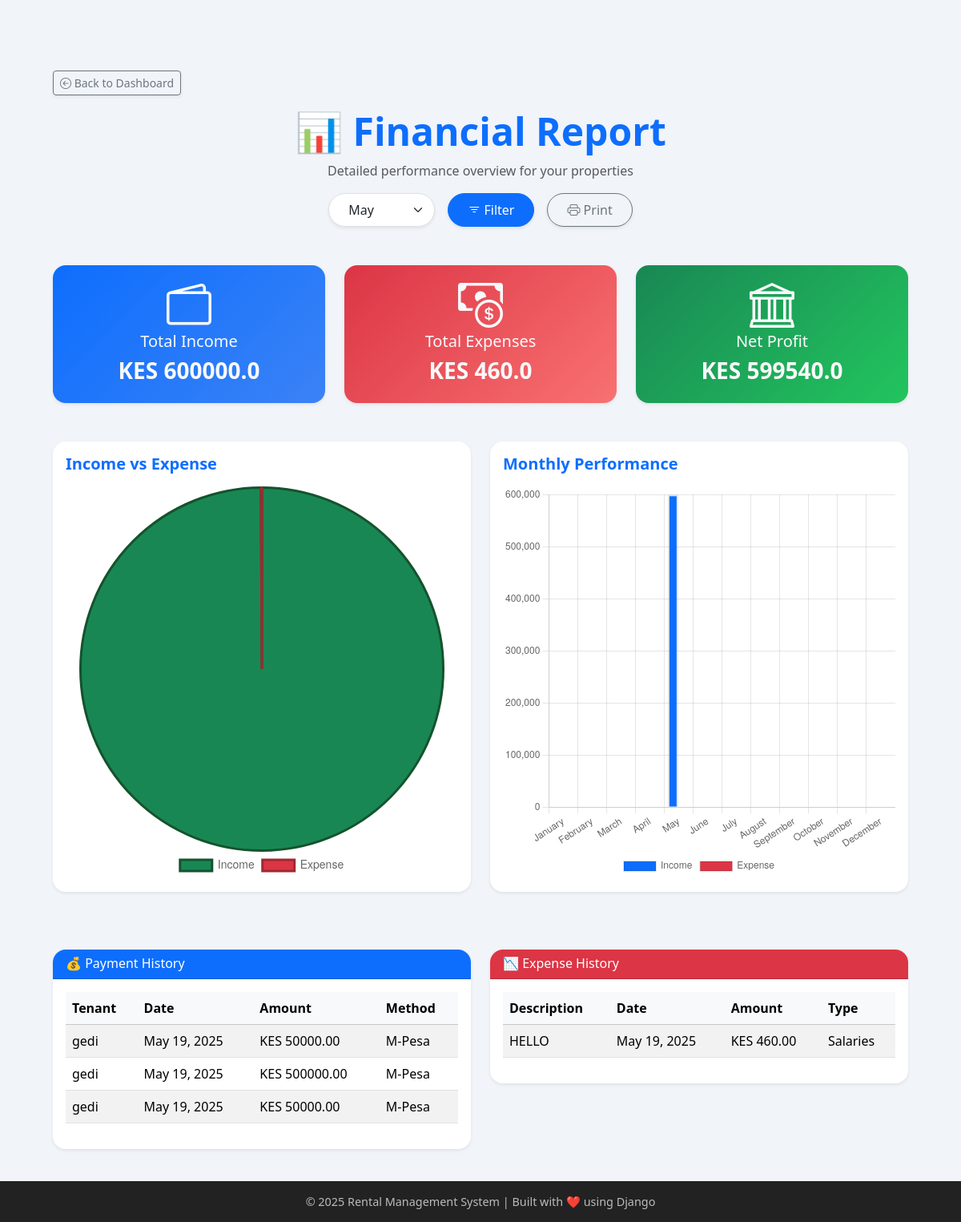
The app's page /financial-report/ (signed in) with its own data.
### users/models.py (models this page shows, shortened)
class Payment(models.Model):
    user = models.ForeignKey(User, on_delete=models.CASCADE, related_name='payment')
    tenant = models.ForeignKey('Tenant', on_delete=models.CASCADE)
    payment_date = models.DateField(default=timezone.now)
    amount_paid = models.DecimalField(max_digits=10, decimal_places=2)
    receipt = models.FileField(upload_to="receipts/", blank=True, null=True)
    PAYMENT_METHODS = [
        ('M-Pesa', 'M-Pesa'),
        ('Bank', 'Bank Transfer'),
        ('Cash', 'Cash'),
    ]
    payment_method = models.CharField(max_length=10, choices=PAYMENT_METHODS)
    STATUS_CHOICES = [
        ('Paid', 'Paid'),
        ('Pending', 'Pending'),
        ('Overdue', 'Overdue'),
    ]
    status = models.CharField(max_length=10, choices=STATUS_CHOICES, default='Pending')

class Tenant(models.Model):
    user = models.ForeignKey(User, on_delete=models.CASCADE, related_name='tenant')
    name = models.CharField(max_length=255)
    email = models.EmailField(unique=True)
    phone = models.CharField(max_length=20)
    property = models.ForeignKey(Property, related_name='tenants', on_delete=models.CASCADE,blank=True,null=True)
    move_in_date = models.DateField()
    rent_amount = models.DecimalField(max_digits=10, decimal_places=2)
    id_document = models.FileField(upload_to='tenant_documents/', blank=True, null=True)
    unit_number = models.CharField(max_length=50, blank=True, null=True)

class Expense(models.Model):
    user = models.ForeignKey(User, on_delete=models.CASCADE, related_name='expense')
    EXPENSE_TYPES = [
        ('Maintenance', 'Maintenance'),
        ('Salaries', 'Salaries'),
        ('Utilities', 'Utilities'),
        ('Repairs', 'Repairs'),
        ('Other', 'Other'),
    ]
    receipt = models.FileField(upload_to="receipts/", blank=True, null=True)
    expense_type = models.CharField(max_length=50, choices=EXPENSE_TYPES)
    amount = models.DecimalField(max_digits=10, decimal_places=2)
    expense_date = models.DateField(default=timezone.now)
    description = models.TextField(blank=True, null=True)

### users/views.py (the view)
# urls.py: path('financial-report/', views.financial_report, name='financial_report'),
@login_required
@login_required
def financial_report(request):
    month = request.GET.get('month')
    try:
        selected_month = int(month) if month else timezone.now().month
    except ValueError:
        selected_month = timezone.now().month
    year = timezone.now().year
    user = request.user  # Get the logged-in user
    payments = Payment.objects.filter(payment_date__month=selected_month, payment_date__year=year, user=user)
    expenses = Expense.objects.filter(expense_date__month=selected_month, expense_date__year=year, user=user)
    total_income = payments.aggregate(total=Sum('amount_paid'))['total'] or 0
    total_expenses = expenses.aggregate(total=Sum('amount'))['total'] or 0
    net_profit = total_income - total_expenses
    total_income = float(total_income)
    total_expenses = float(total_expenses)
    net_profit = float(net_profit)
    monthly_labels = [calendar.month_name[i] for i in range(1, 13)]
    income_data = [
        float(Payment.objects.filter(payment_date__month=i, payment_date__year=year, user=user).aggregate(Sum('amount_paid'))['amount_paid__sum'] or 0)
        for i in range(1, 13)
    ]
    expense_data = [
        float(Expense.objects.filter(expense_date__month=i, expense_date__year=year, user=user).aggregate(Sum('amount'))['amount__sum'] or 0)
        for i in range(1, 13)
    ]
    month_choices = [(i, calendar.month_name[i]) for i in range(1, 13)]
    context = {
        'selected_month': selected_month,
        'month_choices': month_choices,
        'payments': payments,
        'expenses': expenses,
        'report_summary': {
            'total_income': total_income,
            'total_expenses': total_expenses,
            'net_profit': net_profit,
            'chart_labels': json.dumps(monthly_labels),
            'chart_income': json.dumps(income_data),
            'chart_expense': json.dumps(expense_data),
        }
    }
    return render(request, 'tenant/financial_report.html', context)

### users/templates/tenant/financial_report.html (shortened to what this page needs)
{% extends "users/base.html" %}
{% block content %}
<div class="container mt-5 px-3">
    <div class="mb-3">
        <a href="{% url 'dashboard' %}" class="btn btn-sm btn-outline-secondary shadow-sm">
            <i class="bi bi-arrow-left-circle"></i> Back to Dashboard
        </a>
    </div>
    <div class="text-center mb-5">
        <h1 class="fw-bold display-5 text-primary">📊 Financial Report</h1>
        <p class="text-muted">Detailed performance overview for your properties</p>
        <form method="get" class="d-flex flex-column flex-md-row justify-content-center align-items-center gap-3 mt-3">
            <select name="month" class="form-select w-auto shadow-sm rounded-pill px-4 py-2">
                {% for value, name in month_choices %}
                    <option value="{{ value }}" {% if selected_month == value %}selected{% endif %}>{{ name }}</option>
                {% endfor %}
            </select>
            <button type="submit" class="btn btn-primary rounded-pill px-4 py-2 shadow-sm">
                <i class="bi bi-filter"></i> Filter
            </button>
            <button class="btn btn-outline-secondary rounded-pill px-4 py-2 shadow-sm" onclick="window.print(); return false;">
                <i class="bi bi-printer"></i> Print
            </button>
        </form>
    </div>
    <div class="row g-4 mb-5">
        <div class="col-md-4">
            <div class="card shadow-sm border-0 rounded-4" style="background: linear-gradient(135deg, #0d6efd, #3b82f6);">
                <div class="card-body text-center text-light">
                    <i class="bi bi-wallet2 display-4 mb-3"></i>
                    <h5>Total Income</h5>
                    <h3 class="fw-bold">KES {{ report_summary.total_income }}</h3>
                </div>
            </div>
        </div>
        <div class="col-md-4">
            <div class="card shadow-sm border-0 rounded-4" style="background: linear-gradient(135deg, #dc3545, #f87171);">
                <div class="card-body text-center text-light">
                    <i class="bi bi-cash-coin display-4 mb-3"></i>
                    <h5>Total Expenses</h5>
                    <h3 class="fw-bold">KES {{ report_summary.total_expenses }}</h3>
                </div>
            </div>
        </div>
        <div class="col-md-4">
            <div class="card shadow-sm border-0 rounded-4" style="background: linear-gradient(135deg, #198754, #22c55e);">
                <div class="card-body text-center text-light">
                    <i class="bi bi-bank display-4 mb-3"></i>
                    <h5>Net Profit</h5>
                    <h3 class="fw-bold">KES {{ report_summary.net_profit }}</h3>
                </div>
            </div>
        </div>
    </div>
    <div class="row mb-5">
        <div class="col-md-6 mb-4">
            <div class="bg-white p-3 rounded-4 shadow-sm">
                <h5 class="text-primary mb-3 fw-semibold">Income vs Expense</h5>
                <canvas id="pieChart" height="300"></canvas>
            </div>
        </div>
        <div class="col-md-6 mb-4">
            <div class="bg-white p-3 rounded-4 shadow-sm">
                <h5 class="text-primary mb-3 fw-semibold">Monthly Performance</h5>
                <canvas id="barChart" height="300"></canvas>
            </div>
        </div>
    </div>
    <div class="row g-4">
        <div class="col-md-6">
            <div class="card border-0 shadow-sm rounded-4">
                <div class="card-header bg-primary text-white rounded-top-4">
                    <h6 class="mb-0">💰 Payment History</h6>
                </div>
                <div class="card-body table-responsive">
                    <table class="table table-striped align-middle">
                        <thead class="table-light">
                            <tr><th>Tenant</th><th>Date</th><th>Amount</th><th>Method</th></tr>
                        </thead>
                        <tbody>
                            {% for p in payments %}
                            <tr>
                                <td>{{ p.tenant.name }}</td>
                                <td>{{ p.payment_date }}</td>
                                <td>KES {{ p.amount_paid }}</td>
                                <td>{{ p.payment_method }}</td>
                            </tr>
                            {% empty %}
                            <tr><td colspan="4" class="text-center text-muted">No payments this month.</td></tr>
                            {% endfor %}
                        </tbody>
                    </table>
                </div>
            </div>
        </div>
        <div class="col-md-6">
            <div class="card border-0 shadow-sm rounded-4">
                <div class="card-header bg-danger text-white rounded-top-4">
                    <h6 class="mb-0">📉 Expense History</h6>
                </div>
                <div class="card-body table-responsive">
                    <table class="table table-striped align-middle">
                        <thead class="table-light">
                            <tr><th>Description</th><th>Date</th><th>Amount</th><th>Type</th></tr>
                        </thead>
                        <tbody>
                            {% for e in expenses %}
                            <tr>
                                <td>{{ e.description }}</td>
                                <td>{{ e.expense_date }}</td>
                                <td>KES {{ e.amount }}</td>
                                <td>{{ e.expense_type }}</td>
                            </tr>
                            {% empty %}
                            <tr><td colspan="4" class="text-center text-muted">No expenses this month.</td></tr>
                            {% endfor %}
                        </tbody>
                    </table>
                </div>
            </div>
        </div>
    </div>
</div>
<script>
const pieCtx = document.getElementById('pieChart').getContext('2d');
new Chart(pieCtx, {
    type: 'pie',
    data: {
        labels: ['Income', 'Expense'],
        datasets: [{
            data: [{{ report_summary.total_income }}, {{ report_summary.total_expenses }}],
            backgroundColor: ['#198754', '#dc3545'],
            borderColor: ['#14532d', '#9e2a2f'],
            borderWidth: 3
        }]
    },
    options: {
        responsive: true,
        plugins: {
            legend: {
                position: 'bottom',
                labels: { font: { size: 14 } }
            }
        }
    }
});
const barCtx = document.getElementById('barChart').getContext('2d');
new Chart(barCtx, {
    type: 'bar',
    data: {
        labels: {{ report_summary.chart_labels|safe }},
        datasets: [
            {
                label: 'Income',
                data: {{ report_summary.chart_income|safe }},
                backgroundColor: '#0d6efd',
                borderWidth: 2
            },
            {
                label: 'Expense',
                data: {{ report_summary.chart_expense|safe }},
                backgroundColor: '#dc3545',
                borderWidth: 2
            }
        ]
    },
    options: {
        responsive: true,
        scales: {
            y: {
                beginAtZero: true
            }
        },
        plugins: {
            legend: {
                position: 'bottom'
            }
        }
    }
});
</script>
{% endblock %}

### users/templates/users/base.html (style rules this page uses)
:root { --primary-color: #0d6efd; --accent-color: #f8f9fa; --dark-bg: #222; --light-text: #bbb; }
body { background-color: #f1f4f9; font-family: 'Segoe UI', sans-serif; min-height: 100vh; display: flex; flex-direction: column; }
.card { border: none; box-shadow: 0 3px 12px rgba(0, 0, 0, 0.08); border-radius: 15px; transition: transform 0.2s ease; }
canvas { max-width: 100% !important; height: auto !important; }

### records on screen
Payment: tenant.name "gedi", payment_date "May 19, 2025", amount_paid "50000.00", payment_method "M-Pesa"
Payment: tenant.name "gedi", payment_date "May 19, 2025", amount_paid "500000.00", payment_method "M-Pesa"
Payment: tenant.name "gedi", payment_date "May 19, 2025", amount_paid "50000.00", payment_method "M-Pesa"
Expense: description "HELLO", expense_date "May 19, 2025", amount "460.00", expense_type "Salaries"

### other values on screen
{{ report_summary.total_income }} "600000.0"
{{ report_summary.total_expenses }} "460.0"
{{ report_summary.net_profit }} "599540.0"
form field month "May"
chart data {{ report_summary.total_income }} 600000.0
chart data {{ report_summary.total_expenses }} 460.0
chart data {{ report_summary.chart_labels|safe }} ["January", "February", "March", "April", "May", "June", "July", "August", "September", "October", "November", "December"]
chart data {{ report_summary.chart_income|safe }} [0.0, 0.0, 0.0, 0.0, 600000.0, 0.0, 0.0, 0.0, 0.0, 0.0, 0.0, 0.0]
